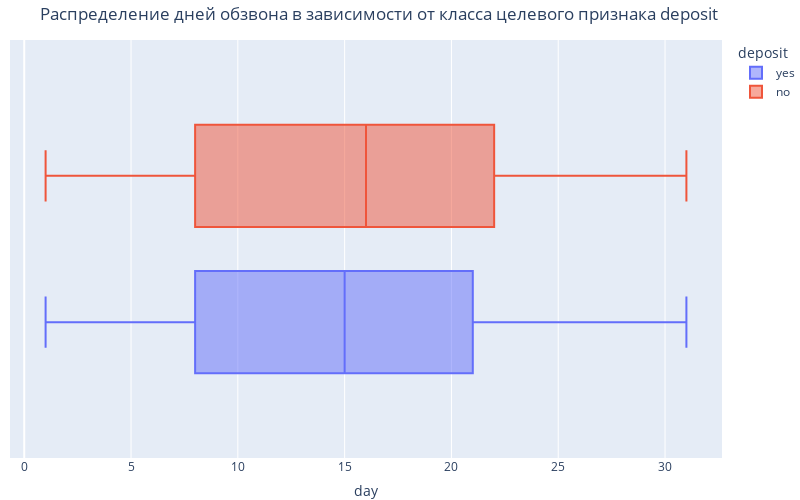

The notebook cell this image was saved under:
### Markdown cell above
Активность обзвона по дням месяца рисует спады в начале и конце месяца, а так же 10го и 24 числа.

### Code cell
fig = px.box(
  data_frame=df,
  x='day',
  color='deposit',
  height=500,
  width=800,
  title='Распределение дней обзвона в зависимости от класса целевого признака deposit')

fig.update_layout(margin=dict(l=10, r=10, t=40, b=0))
fig.show()

### Figure 1 — Plotly figure (JSON) as saved in the notebook; plotly's stock layout.template omitted (floating-point values rounded to 4 significant figures; data arrays with more than 128 entries replaced by an {"elided": "..."} marker saying what was removed)
{"data": [{"alignmentgroup": "True", "hovertemplate": "deposit=yes<br>day=%{x}<extra></extra>", "legendgroup": "yes", "marker": {"color": "#636efa"}, "name": "yes", "notched": false, "offsetgroup": "yes", "orientation": "h", "showlegend": true, "type": "box", "x": {"elided": "4681 int values"}, "x0": " ", "xaxis": "x", "y0": " ", "yaxis": "y"}, {"alignmentgroup": "True", "hovertemplate": "deposit=no<br>day=%{x}<extra></extra>", "legendgroup": "no", "marker": {"color": "#EF553B"}, "name": "no", "notched": false, "offsetgroup": "no", "orientation": "h", "showlegend": true, "type": "box", "x": {"elided": "5424 int values"}, "x0": " ", "xaxis": "x", "y0": " ", "yaxis": "y"}], "layout": {"boxmode": "group", "height": 500, "legend": {"title": {"text": "deposit"}, "tracegroupgap": 0}, "margin": {"b": 0, "l": 10, "r": 10, "t": 40}, "title": {"text": "Распределение дней обзвона в зависимости от класса целевого признака deposit"}, "width": 800, "xaxis": {"anchor": "y", "domain": [0, 1], "title": {"text": "day"}}, "yaxis": {"anchor": "x", "domain": [0, 1]}}}
